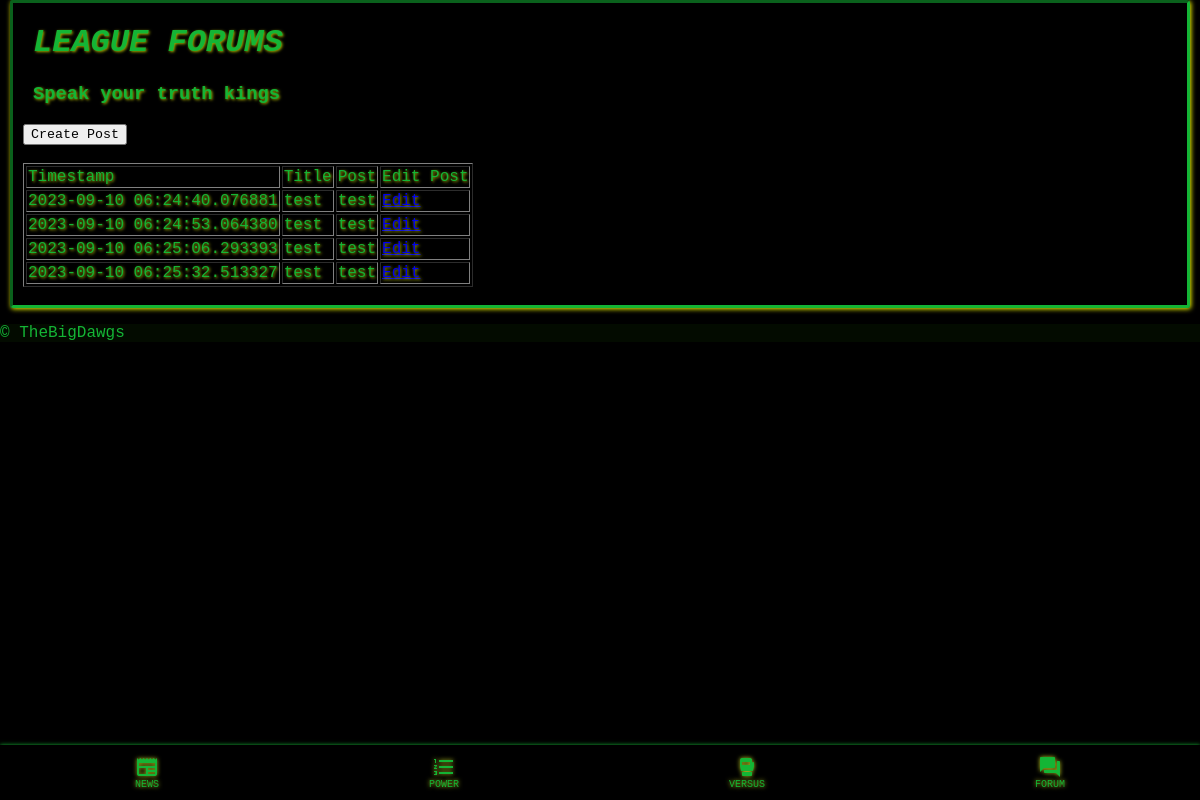
The app's page /forum/ with its own data.
### app/main/models.py (models this page shows)
class PostModel(db.Model):
    __tablename__ = "Post"
    id = db.Column(db.Integer, primary_key=True)
    time_created = db.Column(DateTime, default=datetime.datetime.utcnow)
    title = db.Column(db.String(4096))
    content = db.Column(db.String(4096))

### app/main/routes.py (the view)
@bp.route("/forum/", methods=["GET", "POST"])
def forum():
    messages = PostModel.query.all()
    return render_template("forum.html", messages = messages)

### app/templates/forum.html (shortened to what this page needs)
{% extends 'base.html' %}
{% set active_page = "forum" %}
{% block content %}
        <header>
            <h1>LEAGUE FORUMS</h1>
            <h3>Speak your truth kings</h3>
        </header>
        <main>
              <a href="{{ url_for('main.create') }}" >
                <button type="button" class="btn btn-primary">
                  Create Post
                </button>
              </a>
             <br>
             <br>
                  <table border = 1>
                     <thead>
                       <td>Timestamp</td>
                        <td>Title</td>
                        <td>Post</td>
                        <td>Edit Post</td>
                     </thead>
                  {% for message in messages %}
                  <tr>
                    <td>{{ message['time_created'] }}</td>
                    <td class="content">{{ message["title"] }}</td>
                    <td class="content">{{ message["content"] }}</td>
                    <td> <a href="{{ url_for('main.edit', id=message['id']) }}">Edit</a></td>
                  </tr>
                  {% endfor %}
                  </table>
                  <br>
            </div>
{% endblock %}

### app/static/site.css (style rules this page uses)
body { background-color: rgb(3, 11, 0); color: rgb(20, 181, 53); font-family: 'Courier New', Courier, monospace; }

### app/static/nav.css (style rules this page uses)
* { font-family: 'Courier New', Courier, monospace; }
body { margin: 0 0 55px 0; background-color: black; color: rgb(20, 181, 53); }

### app/static/forum.css (style rules this page uses)
header { margin-left: 10px; text-shadow: 1px 1px 3px#f6ff00ac; }

### app/static/news.css (style rules this page uses)
header { margin-left: 10px; text-shadow: 1px 1px 3px#f6ff00ac; }
h1 { font-style: italic; }

### app/static/power.css (style rules this page uses)
header { margin-left: 10px; text-shadow: 1px 1px 3px#f6ff0096; }

### app/static/versus.css (style rules this page uses)
header { margin-left: 10px; text-shadow: 1px 1px 3px#f6ff00ac; }
h1 { font-style: italic; }

### records on screen
PostModel: time_created "2023-09-10 06:24:40.076881", title "test", content "test"
PostModel: time_created "2023-09-10 06:24:53.064380", title "test", content "test"
PostModel: time_created "2023-09-10 06:25:06.293393", title "test", content "test"
PostModel: time_created "2023-09-10 06:25:32.513327", title "test", content "test"
